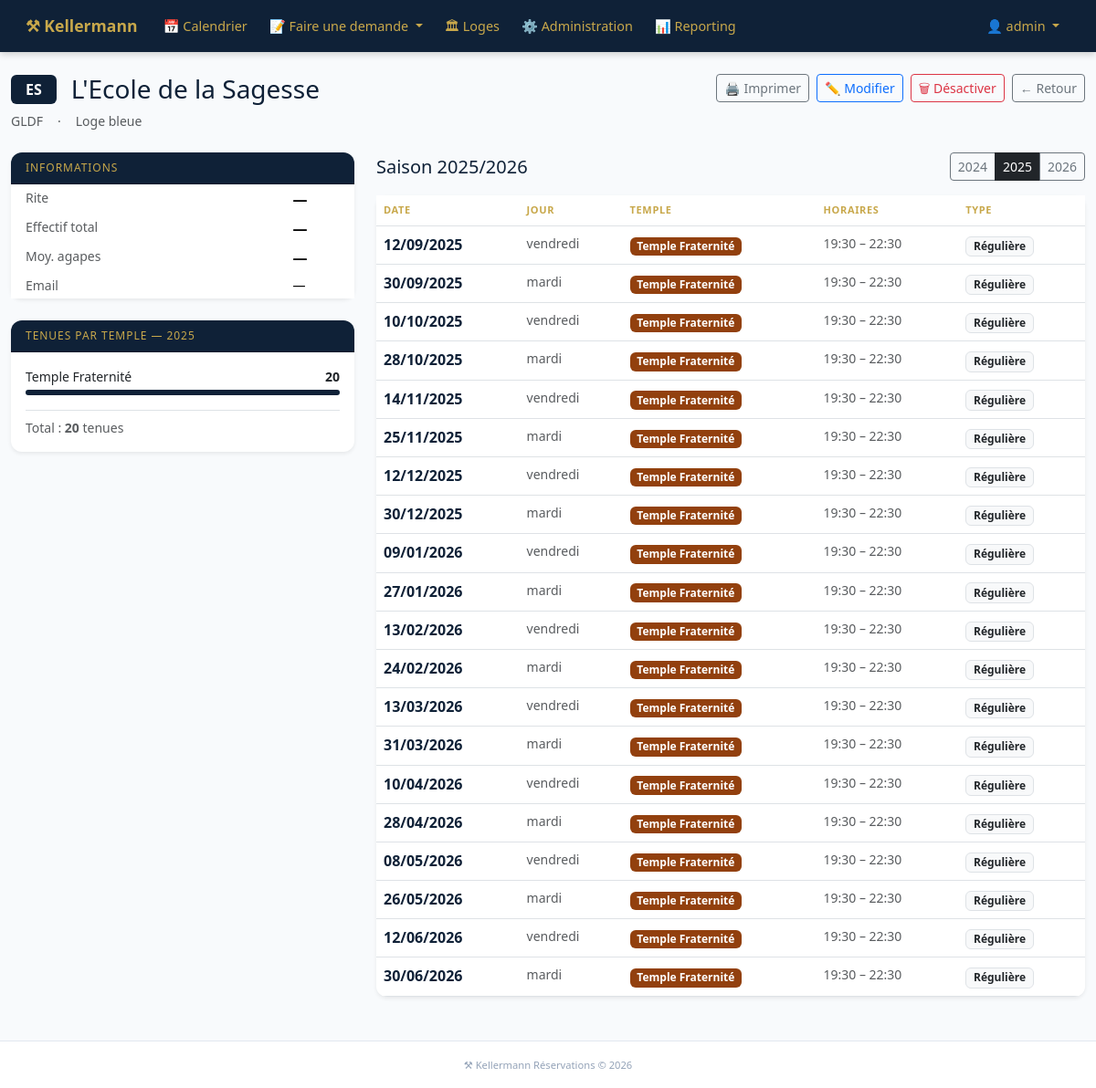
/loges/227/?annee=2025 (signed in), run on the app's committed database.
### temple_project/apps/loges/models.py (models this page shows, shortened)
class Loge(models.Model):
    TYPE_CHOICES = [
        ("loge",       "Loge"),
        ("haut_grade", "Haut Grade"),
    ]
    RITE_CHOICES = [
        ("reaa",  "REAA — Rite Écossais Ancien et Accepté"),
        ("rer",   "RER — Rite Écossais Rectifié"),
        ("rf",    "RF — Rite Français"),
        ("rem",   "REM — Rite Écossais Moderne"),
        ("dh",    "DH — Droit Humain"),
        ("mem",   "MEM — Memphis-Misraïm"),
        ("autre", "Autre"),
    ]
    nom                   = models.CharField(max_length=200)
    abreviation           = models.CharField(max_length=20, blank=True)
    obedience             = models.ForeignKey(Obedience, on_delete=models.PROTECT, related_name="loges")
    type_loge             = models.CharField(max_length=20, choices=TYPE_CHOICES, default="loge")
    rite                  = models.CharField(max_length=10, choices=RITE_CHOICES, blank=True, default="")
    email                 = models.EmailField(blank=True)
    effectif_total        = models.PositiveIntegerField(default=0)
    effectif_moyen_agapes = models.PositiveIntegerField(default=0)
    actif                 = models.BooleanField(default=True)
    created_at            = models.DateTimeField(auto_now_add=True)
    class Meta:
        verbose_name = "Loge"
        verbose_name_plural = "Loges"
        ordering = ["nom"]

class Obedience(models.Model):
    nom = models.CharField(max_length=200, unique=True)
    class Meta:
        verbose_name = "Obédience"
        verbose_name_plural = "Obédiences"
        ordering = ["nom"]
    def __str__(self):
        return self.nom

### temple_project/apps/reservations/models.py (models this page shows, shortened)
class Temple(models.Model):
    NOM_CHOICES = [
        ("lafayette",  "Temple Lafayette"),
        ("liberte",    "Temple Liberté"),
        ("egalite",    "Temple Égalité"),
        ("fraternite", "Temple Fraternité"),
    ]
    nom       = models.CharField(max_length=50, choices=NOM_CHOICES, unique=True)
    description = models.TextField(blank=True)
    capacite  = models.PositiveIntegerField(default=0)
    class Meta:
        verbose_name = "Temple"
        verbose_name_plural = "Temples"
    def __str__(self):
        return self.get_nom_display()

class Reservation(models.Model):
    TYPE_CHOICES = [
        ("reguliere",     "Régulière"),
        ("exceptionnelle","Exceptionnelle"),
    ]
    SOUS_TYPE_CHOICES = [
        ("standard", "Standard"),
        ("tbf",      "Tenue Blanche Fermée"),
        ("tbo",      "Tenue Blanche Ouverte"),
        ("funebre",  "Funèbre"),
    ]
    STATUT_CHOICES = [
        ("attente",  "En attente"),
        ("validee",  "Validée"),
        ("refusee",  "Refusée"),
    ]
    uuid             = models.UUIDField(default=uuid.uuid4, unique=True, editable=False)
    loge             = models.ForeignKey(Loge, on_delete=models.PROTECT, related_name="reservations")
    temple           = models.ForeignKey(Temple, on_delete=models.PROTECT)
    cabinets         = models.ManyToManyField(SalleReunion, blank=True, related_name='reservations_cabinets')
    type_reservation = models.CharField(max_length=20, choices=TYPE_CHOICES, default="reguliere")
    sous_type        = models.CharField(max_length=10, choices=SOUS_TYPE_CHOICES, default="standard")
    profanes_admis   = models.BooleanField(default=False)
    statut           = models.CharField(max_length=20, choices=STATUT_CHOICES, default="attente")
    date             = models.DateField()
    heure_debut      = models.TimeField()
    heure_fin        = models.TimeField()
    besoin_agapes    = models.BooleanField(default=False)
    nombre_repas     = models.PositiveIntegerField(default=0)
    besoin_micro     = models.BooleanField(default=False)
    besoin_enceintes = models.BooleanField(default=False)
    nom_demandeur    = models.CharField(max_length=200)
    email_demandeur  = models.EmailField()
    commentaire      = models.TextField(blank=True)
    tarif            = models.DecimalField(max_digits=8, decimal_places=2, null=True, blank=True)
    regle_source     = models.ForeignKey(
        RegleRecurrence, null=True, blank=True, on_delete=models.SET_NULL
    )
    created_at       = models.DateTimeField(auto_now_add=True)
    updated_at       = models.DateTimeField(auto_now=True)
    class Meta:
        verbose_name = "Réservation"
        verbose_name_plural = "Réservations"
        ordering = ["date", "heure_debut"]

### temple_project/apps/loges/views.py (the view)
# urls.py: path("<int:pk>/",           views.detail_loge,   name="detail"),
@membre_required
def detail_loge(request, pk):
    loge = get_object_or_404(Loge, pk=pk, actif=True)
    annee = date.today().year
    saison_defaut = annee if date.today().month >= 9 else annee - 1
    annee_param = int(request.GET.get('annee', saison_defaut))
    debut_saison = date(annee_param, 9, 1)
    fin_saison   = date(annee_param + 1, 6, 30)
    tenues = Reservation.objects.filter(
        loge=loge,
        date__gte=debut_saison,
        date__lte=fin_saison,
        statut='validee'
    ).select_related('temple').order_by('date')
    stats_temples = {}
    for temple in Temple.objects.all():
        nb = tenues.filter(temple=temple).count()
        if nb > 0:
            stats_temples[str(temple)] = nb
    demandes = Reservation.objects.filter(
        loge=loge,
        type_reservation='exceptionnelle'
    ).order_by('-date')[:10]
    prochaine = Reservation.objects.filter(
        loge=loge,
        date__gte=date.today(),
        statut='validee'
    ).order_by('date').first()
    context = {
        'loge':          loge,
        'tenues':        tenues,
        'stats_temples': stats_temples,
        'demandes':      demandes,
        'prochaine':     prochaine,
        'annee':         annee_param,
        'annees':        [annee - 2, annee - 1, annee],
        'saison_label':  f"{annee_param}/{annee_param+1}",
        'nb_tenues':     tenues.count(),
    }
    return render(request, "loges/detail.html", context)

### temple_project/apps/auth_custom/views.py (called while the page is built)
def membre_required(view_func):
    from functools import wraps
    @wraps(view_func)
    def wrapper(request, *args, **kwargs):
        est_admin  = request.user.is_authenticated and request.user.is_staff
        est_membre = request.COOKIES.get("kellermann_membre") == "1"
        if est_admin or est_membre:
            return view_func(request, *args, **kwargs)
        return __import__("django.shortcuts", fromlist=["redirect"]).redirect(f"/auth/login/?next={request.path}")
    return wrapper

def visiteur_context(request):
    return {
        "visiteur_connecte": request.COOKIES.get("kellermann_membre") == "1"
    }

### temple_project/templates/loges/detail.html (shortened to what this page needs)
{% extends "base.html" %}
{% block content %}
<div class="d-flex justify-content-between align-items-start mb-4">
  <div>
    <div class="d-flex align-items-center gap-3 mb-2">
      <span class="badge fs-6 px-3 py-2" style="background:#0F2137;">{{ loge.abreviation }}</span>
      <h1 class="h3 mb-0" style="color:#0F2137;">{{ loge.nom }}</h1>
    </div>
    <div class="d-flex gap-3 text-muted small">
      <span>{{ loge.obedience }}</span>
      <span>·</span>
      <span>{% if loge.type_loge == 'haut_grade' %}Haut grade{% else %}Loge bleue{% endif %}</span>
    </div>
  </div>
  <div class="d-flex gap-2 no-print">
    <button onclick="window.print()" class="btn btn-outline-secondary btn-sm">🖨️ Imprimer</button>
    {% if user.is_staff %}
    <a href="{% url 'loges:modifier' loge.pk %}" class="btn btn-outline-primary btn-sm">✏️ Modifier</a>
    <a href="{% url 'loges:supprimer' loge.pk %}" class="btn btn-outline-danger btn-sm">🗑 Désactiver</a>
    {% endif %}
    <a href="{% url 'loges:liste' %}" class="btn btn-outline-secondary btn-sm">← Retour</a>
  </div>
</div>
<div class="row g-4">
  <div class="col-md-4">
    <div class="card shadow-sm border-0 mb-4">
      <div class="card-header" style="background:#0F2137;color:#C8A84B;font-size:12px;letter-spacing:.08em;text-transform:uppercase;">
        Informations
      </div>
      <div class="card-body p-0">
        <table class="table table-borderless table-sm mb-0">
          <tr><td class="text-muted small ps-3">Rite</td><td class="fw-semibold">{{ loge.get_rite_display|default:"—" }}</td></tr>
          <tr><td class="text-muted small ps-3">Effectif total</td><td class="fw-semibold">{{ loge.effectif_total|default:"—" }}</td></tr>
          <tr><td class="text-muted small ps-3">Moy. agapes</td><td class="fw-semibold">{{ loge.effectif_moyen_agapes|default:"—" }}</td></tr>
          <tr><td class="text-muted small ps-3">Email</td><td class="small">{{ loge.email|default:"—" }}</td></tr>
        </table>
      </div>
    </div>
    <div class="card shadow-sm border-0 mb-4">
      <div class="card-header" style="background:#0F2137;color:#C8A84B;font-size:12px;letter-spacing:.08em;text-transform:uppercase;">
        Tenues par temple — {{ annee }}
      </div>
      <div class="card-body">
        {% if stats_temples %}
          {% for temple, nb in stats_temples.items %}
          <div class="mb-2">
            <div class="d-flex justify-content-between small mb-1">
              <span>{{ temple }}</span>
              <span class="fw-semibold">{{ nb }}</span>
            </div>
            <div style="background:#F1F5F9;border-radius:4px;height:6px;">
              <div style="width:{% widthratio nb nb_tenues 100 %}%;background:#0F2137;height:6px;border-radius:4px;"></div>
            </div>
          </div>
          {% endfor %}
          <div class="text-muted small mt-3 border-top pt-2">
            Total : <strong>{{ nb_tenues }}</strong> tenues
          </div>
        {% else %}
          <p class="text-muted small mb-0">Aucune tenue en {{ annee }}/{{ annee|add:1 }}</p>
        {% endif %}
      </div>
    </div>
  </div>
  <div class="col-md-8">
    <div class="d-flex justify-content-between align-items-center mb-3 no-print">
      <h5 class="mb-0" style="color:#0F2137;">Saison {{ annee }}/{{ annee|add:1 }}</h5>
      <div class="btn-group btn-group-sm">
        {% for a in annees %}
        <a href="?annee={{ a }}" class="btn {% if a == annee %}btn-dark{% else %}btn-outline-secondary{% endif %}">{{ a }}</a>
        {% endfor %}
      </div>
    </div>
    <div class="card shadow-sm border-0">
      <div class="table-responsive">
        <table class="table table-hover mb-0">
          <thead style="background:#0F2137;">
            <tr>
              <th style="color:#C8A84B;font-size:11px;letter-spacing:.06em;">DATE</th>
              <th style="color:#C8A84B;font-size:11px;letter-spacing:.06em;">JOUR</th>
              <th style="color:#C8A84B;font-size:11px;letter-spacing:.06em;">TEMPLE</th>
              <th style="color:#C8A84B;font-size:11px;letter-spacing:.06em;">HORAIRES</th>
              <th style="color:#C8A84B;font-size:11px;letter-spacing:.06em;">TYPE</th>
            </tr>
          </thead>
          <tbody>
            {% for t in tenues %}
            <tr {% if t.date < today %}style="opacity:.5"{% endif %}>
              <td class="fw-semibold" style="color:#0F2137;">{{ t.date|date:"d/m/Y" }}</td>
              <td class="text-muted small">{{ t.date|date:"l" }}</td>
              <td>
                <span class="badge" style="
                  {% if 'Lafayette' in t.temple.get_nom_display %}background:#1a3a5c;
                  {% elif 'galit' in t.temple.get_nom_display %}background:#0d6e6e;
                  {% elif 'raternit' in t.temple.get_nom_display %}background:#92400E;
                  {% else %}background:#5B21B6;{% endif %}
                ">{{ t.temple }}</span>
              </td>
              <td class="text-muted small">{{ t.heure_debut|time:"H:i" }} – {{ t.heure_fin|time:"H:i" }}</td>
              <td>
                {% if t.type_reservation == 'reguliere' %}
                <span class="badge bg-light text-dark border">Régulière</span>
                {% else %}
                <span class="badge bg-warning text-dark">Exceptionnelle</span>
                {% endif %}
              </td>
            </tr>
            {% empty %}
            <tr><td colspan="5" class="text-center text-muted py-4">Aucune tenue en {{ annee }}/{{ annee|add:1 }}</td></tr>
            {% endfor %}
          </tbody>
        </table>
      </div>
    </div>
  </div>
</div>
{% endblock %}

### temple_project/templates/base.html (shortened to what this page needs)
{% load i18n %}
<!DOCTYPE html>
<html lang="fr">
<head>
    <link href="https://cdn.jsdelivr.net/npm/bootstrap@5.3.3/dist/css/bootstrap.min.css" rel="stylesheet">
</head>
<body>
<nav class="navbar navbar-expand-lg navbar-dark">
    <div class="container-fluid">
        <a class="navbar-brand fw-bold" href="/">⚒ Kellermann</a>
        <div class="collapse navbar-collapse" id="navMenu">
            <ul class="navbar-nav me-auto mt-2 mt-lg-0">
                {% if visiteur_connecte or user.is_staff %}
                <li class="nav-item">
                    <a class="nav-link" href="/calendrier/">📅 Calendrier</a>
                </li>
                <li class="nav-item dropdown">
                    <a class="nav-link dropdown-toggle" href="#" role="button" data-bs-toggle="dropdown">
                        📝 Faire une demande
                    </a>
                </li>
                <li class="nav-item">
                    <a class="nav-link" href="/loges/">🏛 Loges</a>
                </li>
                {% endif %}
                {% if user.is_staff %}
                <li class="nav-item">
                    <a class="nav-link" href="/admin/">⚙️ Administration</a>
                </li>
                <li class="nav-item">
                    <a class="nav-link" href="/exports/reporting/">📊 Reporting</a>
                </li>
                {% endif %}
            </ul>
            <ul class="navbar-nav mt-2 mt-lg-0">
                {% if user.is_staff %}
                <li class="nav-item dropdown">
                    <a class="nav-link dropdown-toggle" href="#" role="button" data-bs-toggle="dropdown">
                        👤 {{ user.username }}
                    </a>
                </li>
                {% elif visiteur_connecte %}
                <li class="nav-item">
                    <a class="nav-link" href="/auth/logout/" style="opacity:0.7;font-size:0.85rem;">
                        🚪 Déconnexion
                    </a>
                </li>
                {% else %}
                <li class="nav-item">
                    <a class="nav-link" href="/auth/login/">🔑 Connexion</a>
                </li>
                {% endif %}
            </ul>
        </div>
    </div>
</nav>
<main class="container-fluid py-3 py-md-4">
    {% block content %}{% endblock %}
</main>
<footer class="text-center mt-4">
    <small>⚒ Kellermann Réservations &copy; {% now "Y" %}</small>
</footer>
</body>
</html>

### temple_project/templates/base.html (style rules this page uses)
:root { --temple-blue: #0F2137; --temple-gold: #C8A84B; --temple-blue-light: #1a3a5c; }
body { font-family: 'Segoe UI', Arial, sans-serif; background: #F8FAFC; min-height: 100vh; display: flex; flex-direction: column; }
main { flex: 1; }
.navbar { background-color: var(--temple-blue) !important; padding: 0.6rem 1rem; box-shadow: 0 2px 8px rgba(0,0,0,0.2); }
.navbar-brand { color: var(--temple-gold) !important; font-weight: 700; font-size: 1.1rem; }
.nav-link { color: var(--temple-gold) !important; font-size: 0.9rem; padding: 0.5rem 0.75rem !important; }
.card { border-radius: 12px; }
.card-header { border-radius: 12px 12px 0 0 !important; }
.table-responsive { border-radius: 0 0 12px 12px; }
footer { background: white; border-top: 1px solid #E2E8F0; color: #94A3B8; font-size: 0.8rem; padding: 1rem; }

### data on the page
Loge: abreviation "ES", nom "L'Ecole de la Sagesse", obedience "GLDF", rite "—", effectif_total "—", effectif_moyen_agapes "—", email "—"
Temple: description "Temple Fraternité", nb "20"
Reservation: date "12/09/2025", date "vendredi", temple "Temple Fraternité", heure_debut "19:30", heure_fin "22:30", type_reservation "Régulière"
Reservation: date "30/09/2025", date "mardi", temple "Temple Fraternité", heure_debut "19:30", heure_fin "22:30", type_reservation "Régulière"
Reservation: date "10/10/2025", date "vendredi", temple "Temple Fraternité", heure_debut "19:30", heure_fin "22:30", type_reservation "Régulière"
Reservation: date "28/10/2025", date "mardi", temple "Temple Fraternité", heure_debut "19:30", heure_fin "22:30", type_reservation "Régulière"
Reservation: date "14/11/2025", date "vendredi", temple "Temple Fraternité", heure_debut "19:30", heure_fin "22:30", type_reservation "Régulière"
Reservation: date "25/11/2025", date "mardi", temple "Temple Fraternité", heure_debut "19:30", heure_fin "22:30", type_reservation "Régulière"
Reservation: date "12/12/2025", date "vendredi", temple "Temple Fraternité", heure_debut "19:30", heure_fin "22:30", type_reservation "Régulière"
Reservation: date "30/12/2025", date "mardi", temple "Temple Fraternité", heure_debut "19:30", heure_fin "22:30", type_reservation "Régulière"
Reservation: date "09/01/2026", date "vendredi", temple "Temple Fraternité", heure_debut "19:30", heure_fin "22:30", type_reservation "Régulière"
Reservation: date "27/01/2026", date "mardi", temple "Temple Fraternité", heure_debut "19:30", heure_fin "22:30", type_reservation "Régulière"
Reservation: date "13/02/2026", date "vendredi", temple "Temple Fraternité", heure_debut "19:30", heure_fin "22:30", type_reservation "Régulière"
Reservation: date "24/02/2026", date "mardi", temple "Temple Fraternité", heure_debut "19:30", heure_fin "22:30", type_reservation "Régulière"
Reservation: date "13/03/2026", date "vendredi", temple "Temple Fraternité", heure_debut "19:30", heure_fin "22:30", type_reservation "Régulière"
Reservation: date "31/03/2026", date "mardi", temple "Temple Fraternité", heure_debut "19:30", heure_fin "22:30", type_reservation "Régulière"
Reservation: date "10/04/2026", date "vendredi", temple "Temple Fraternité", heure_debut "19:30", heure_fin "22:30", type_reservation "Régulière"
Reservation: date "28/04/2026", date "mardi", temple "Temple Fraternité", heure_debut "19:30", heure_fin "22:30", type_reservation "Régulière"
Reservation: date "08/05/2026", date "vendredi", temple "Temple Fraternité", heure_debut "19:30", heure_fin "22:30", type_reservation "Régulière"
Reservation: date "26/05/2026", date "mardi", temple "Temple Fraternité", heure_debut "19:30", heure_fin "22:30", type_reservation "Régulière"
Reservation: date "12/06/2026", date "vendredi", temple "Temple Fraternité", heure_debut "19:30", heure_fin "22:30", type_reservation "Régulière"
Reservation: date "30/06/2026", date "mardi", temple "Temple Fraternité", heure_debut "19:30", heure_fin "22:30", type_reservation "Régulière"

### other printed values
{{ user.username }} "admin"
{{ annee }} "2025"
{{ nb_tenues }} "20"
{{ annee|add:1 }} "2026"
{{ a }} "2024" "2025" "2026"
